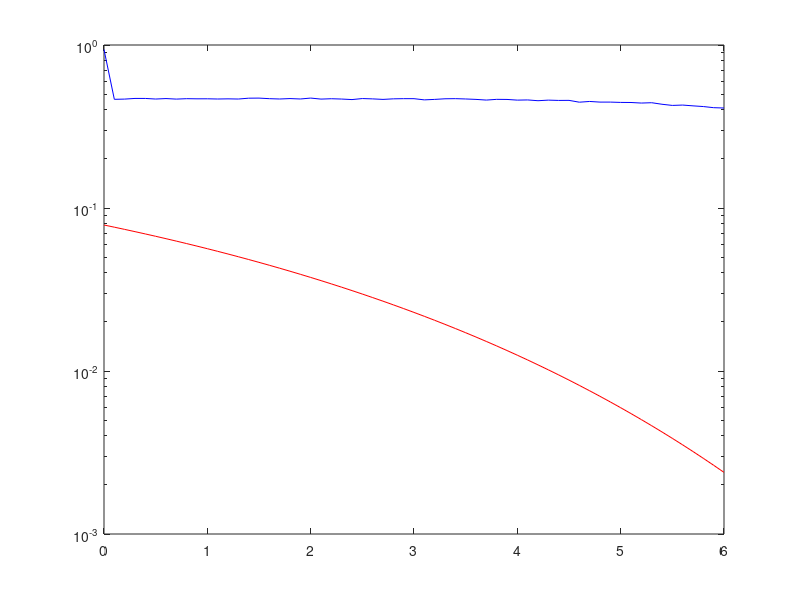

This figure's MATLAB source:
close all;
clear all;

% Variables d'initialisation

N = 16;     % Nombre de porteuses   
Nbits = 1000;   % Nombre de bits total
Nactives = 16;  % Nombre de porteuses actives
lignes_garde = 2;   % Nombre de lignes de garde
EBN0dB = 0:0.1:6;  % Valeurs de Eb/N0 en dB
EBN0 = (EBN0dB./10).^10;    % Valeurs de Eb/N0
M = 4;           % Modulation QPSK

% Mapping QPSK

Mapping = zeros(N,Nbits);
Ligne = zeros(1,Nbits*N*2);

for i=1:N
    A = randi([0,1],1, Nbits*2);    % On crée un vecteur de 0 et de 1
    Reel = -2*A(1:2:end) + 1;        % On crée la partie réelle constituée de -1 et +1
    Imag = -2*A(2:2:end) + 1;        % On crée la partie imaginaire constituée de -1i et +1i
    Mapping(i,:) = Reel + 1i*Imag;
end

MappingLigne = reshape(Mapping,1,[]);

reelmap = sign(real(MappingLigne));
imaginairemap = sign(imag(MappingLigne));

MappingBits = zeros(1,N*Nbits*2);
MappingBits(1:2:end) = (reelmap+1)/2;
MappingBits(2:2:end) = (imaginairemap+1)/2;


% Canal AWGN

Xe = ifft(Mapping,N);

garde = Xe(N-lignes_garde+1:end,:); 
Xe_garde = [garde;Xe];  % On introduit ici un préfixe cyclique "au dessus" de Xe


ofdm_lineaire = reshape(Xe_garde, 1, []);

Px = mean(abs(ofdm_lineaire).^2);

for i=1:61      % 61 : Nombre de points de EBN0dB

    % Création du signal reçu

    sigmacarre = ((Px)/(2*log2(M)*EBN0(i)));
    random = randn(1,length(ofdm_lineaire));
    noise = sqrt(sigmacarre).*random;
    signalrecu = ofdm_lineaire + noise;

    % Démodulation

    Y_reshape = reshape(signalrecu,size(Xe_garde));      % On reshape la matrice en ligne
    Xe_sansprefixe = Y_reshape(lignes_garde+1:N+lignes_garde,:);      % On supprime le préfixe cyclique
    Y_recu = fft(Xe_sansprefixe,N);
    Yligne = reshape(Y_recu,1,[]);

    % Démapping

    reel = sign(real(Yligne));
    imaginaire = sign(imag(Yligne));

    YBits = zeros(1,N*Nbits*2);
    YBits(1:2:end) = (reel+1)/2;
    YBits(2:2:end) = (imaginaire+1)/2;

    TEB(i) = mean(MappingBits ~= YBits);
end

% Tracé du TEB

TEB_theorique = 2*qfunc(sqrt(2*log2(M)*10.^(EBN0dB/10))*sin(pi/M))/log2(M); % TEB QPSK Théorique
semilogy(EBN0dB,TEB,'b-')
hold on
semilogy(EBN0dB,TEB_theorique,'r-')

